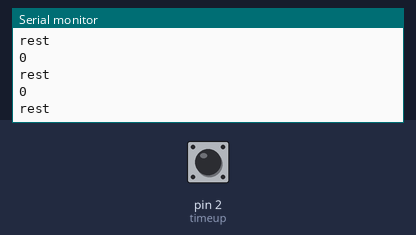
This sketch was run on a simulated Arduino Uno, built with avr-gcc and run on an emulated ATmega328P. On the bench: the last lines printed to the serial monitor. Inputs (shaded band) come from the test bench; at power-on: pin 2 (timeup) HIGH.

Above: at 1.2 s.
1.3 s: pin 2 (timeup) pulled LOW for 0.15 s
At 2.3 s:
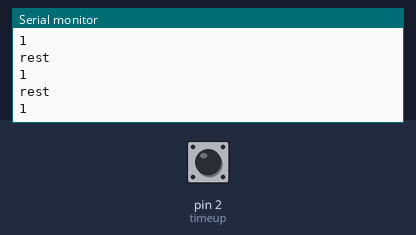
2.9 s: pin 2 (timeup) pulled LOW for 1 s
At 3.6 s:
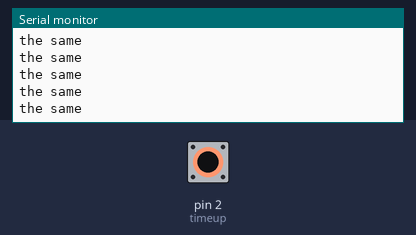
5.4 s: pin 2 (timeup) pulled LOW for 0.15 s
7.0 s: pin 2 (timeup) driven LOW
10.0 s: pin 2 (timeup) pulsed HIGH 5 times (0.12 s each, 0.3 s apart)
Timing chart, 0 to 13.0 s (numbered marks = the images above; inputs shaded):
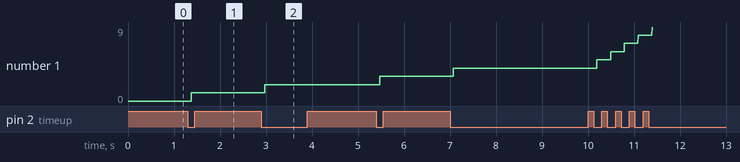

The sketch:

count.ino
```cpp
int timeup=2;
int show=3;
int num=0;
int last;
int state;
void setup() {
  // put your setup code here, to run once:
pinMode(timeup,INPUT_PULLUP);
pinMode(show,INPUT_PULLUP);
Serial.begin(9600);
}

void loop() {
  // put your main code here, to run repeatedly:
state=digitalRead(timeup);
  if (last!=state and state==LOW){
    num++;
    last=LOW;
    Serial.println(num);
    }
  else if (last==state and state==LOW){
    Serial.println("the same");
  }
  else{
    last=HIGH;
    Serial.println("rest");
    Serial.println(num);
    }
}
```

Measured:
- after the input at 1.3 s, the serial monitor: prints a new line after 0.08 s (image 1)
- after the input at 2.9 s, the serial monitor: prints a new line after 0.08 s (image 2)
- plotted number 1: 0 → 1 after the input at 1.3 s, 1 → 2 after the input at 2.9 s, 2 → 3 after the input at 5.4 s, 3 → 4 after the input at 7.0 s, 4 → 9 after the input at 10.0 s
